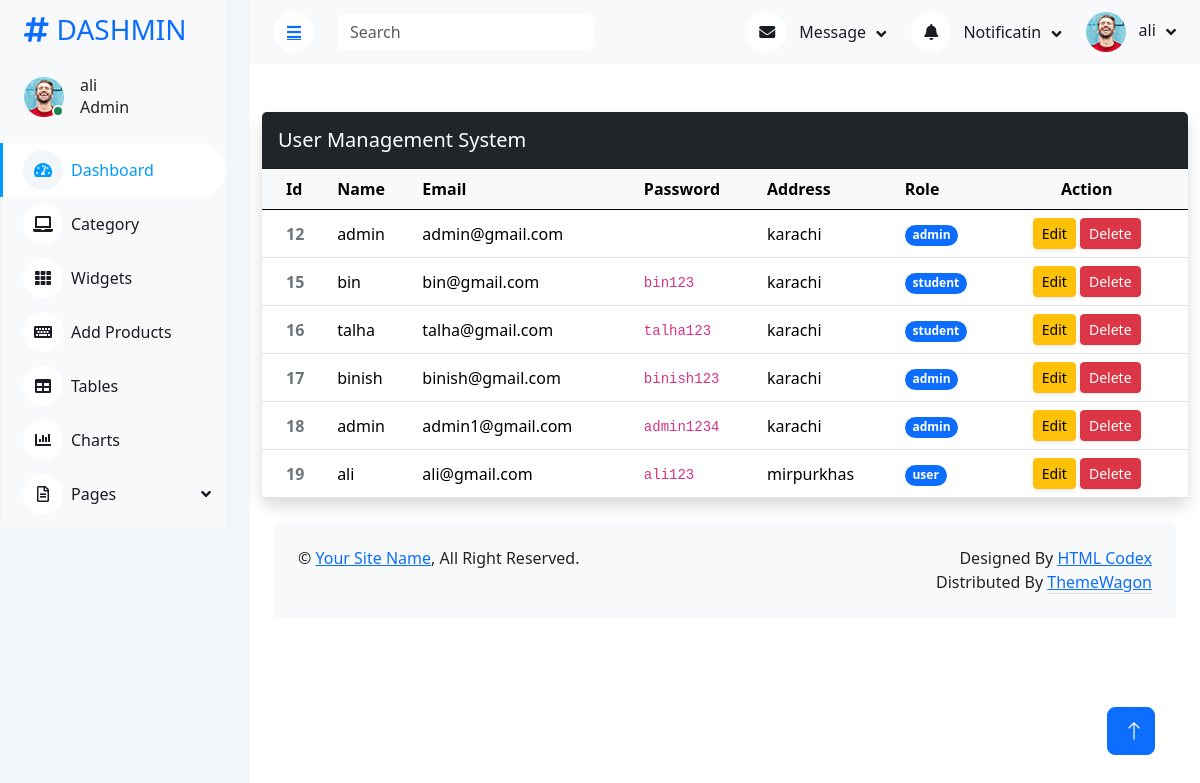
/admin_panel/public.php?index (signed in), run on the app's committed database.
### tables this page shows
CREATE TABLE `register` (
  `id` int(11) NOT NULL,
  `Name` varchar(50) DEFAULT NULL,
  `Email` varchar(50) DEFAULT NULL,
  `Password` varchar(50) DEFAULT NULL,
  `Address` varchar(255) DEFAULT NULL,
  `role` varchar(50) DEFAULT NULL
);

### admin_panel/index.php (the view, shortened to what this page needs)
<!DOCTYPE html>
<html lang="en">
<head>
    <link href="https://cdn.jsdelivr.net/npm/bootstrap@5.3.2/dist/css/bootstrap.min.css" rel="stylesheet">
</head>
<body class="bg-light">
<div class="container mt-5">
    <div class="row">
        <div class="col-12">
            <div class="card shadow border-0 rounded-3">
                <div class="card-header bg-dark text-white py-3">
                    <h5 class="mb-0">User Management System</h5>
                </div>
                <div class="card-body p-0">
                    <div class="table-responsive">
                        <table class="table table-hover align-middle mb-0">
                            <thead class="table-light">
                                <tr>
                                    <th class="ps-4">Id</th>
                                    <th>Name</th>
                                    <th>Email</th>
                                    <th>Password</th>
                                    <th>Address</th>
                                    <th>Role</th>
                                    <th class="text-center pe-4">Action</th>
                                </tr>
                            </thead>
                            <tbody>
                                <?php
                                include '../connection.php';
                                $query = mysqli_query($con , "SELECT * from register");
                                foreach($query as $value){
                                ?>
                                <tr>
                                    <td class="ps-4 fw-bold text-secondary"><?php echo $value['id'];?></td>
                                    <td><?php echo $value['Name'];?></td>
                                    <td><?php echo $value['Email'];?></td>
                                    <td><code><?php echo $value['Password'];?></code></td>
                                    <td><?php echo $value['Address'];?></td>
                                    <td>
                                        <span class="badge rounded-pill bg-primary"><?php echo $value['role'];?></span>
                                    </td>
                                    <td class="text-center pe-4">
                                        <button type="button" class="btn btn-warning btn-sm shadow-sm" data-bs-toggle="modal" data-bs-target="#editModal<?php echo $value['id'];?>">Edit</button>
                                        <button type="button" class="btn btn-danger btn-sm shadow-sm" data-bs-toggle="modal" data-bs-target="#delete<?php echo $value['id'];?>">Delete</button>
                                    </td>
                                    </tr>
                                <?php } ?>
                            </tbody>
                        </table>
                    </div>
                </div>
            </div>
        </div>
    </div>
</div>
</body>
</html>

### admin_panel/css/style.css (style rules this page uses)
:root { --primary: #009CFF; --light: #F3F6F9; --dark: #191C24; }
.btn { transition: .5s; }

### data on the page
register: id "12", Name "admin", Email "admin@gmail.com", Address "karachi", role "admin"
register: id "15", Name "bin", Email "bin@gmail.com", Password "bin123", Address "karachi", role "student"
register: id "16", Name "talha", Email "talha@gmail.com", Password "talha123", Address "karachi", role "student"
register: id "17", Name "binish", Email "binish@gmail.com", Password "binish123", Address "karachi", role "admin"
register: id "18", Name "admin", Email "admin1@gmail.com", Password "admin1234", Address "karachi", role "admin"
register: id "19", Name "ali", Email "ali@gmail.com", Password "ali123", Address "mirpurkhas", role "user"

### other printed values
$_SESSION['admin_name'] "ali"
